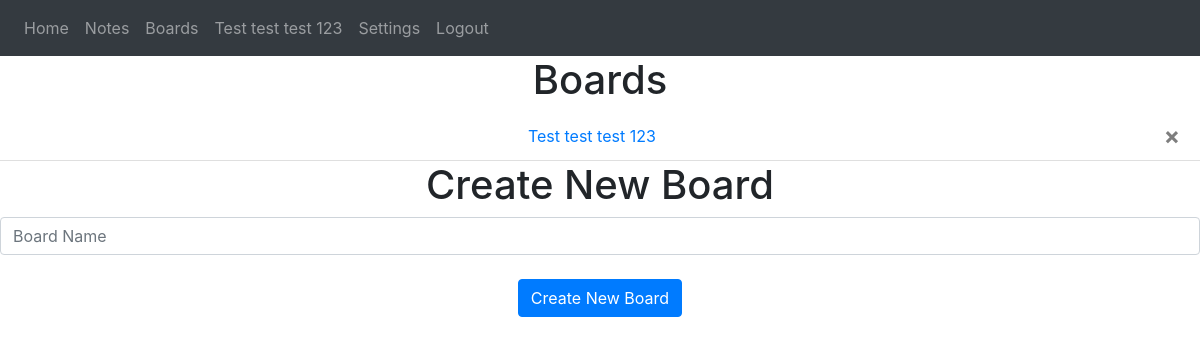
The app's page /boards (signed in), older data.
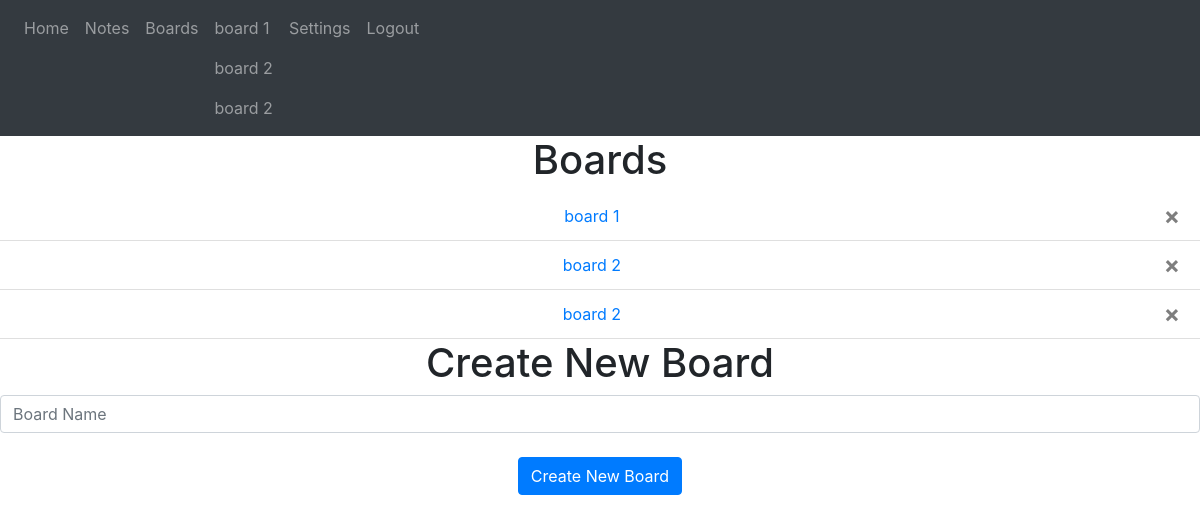
The same page, newer data.
### website/models.py (models this page shows)
class Board(db.Model):
    id = db.Column(db.Integer, primary_key = True)
    name = db.Column(db.String(100))
    date = db.Column(db.DateTime(timezone=True), default=func.now())
    category_num = db.Column(db.Integer)
    categories = db.relationship('Category')
    tasks = db.relationship('Task')
    user_id = db.Column(db.Integer, db.ForeignKey('user.id'))

### website/views.py (the view, shortened to what this page needs)
@views.route('/boards',methods = ['GET', 'POST'])
@login_required
def boards():
    return render_template("boards.html", user = current_user)

### website/__init__.py (called while the page is built)
def create_app():
    app = Flask(__name__)
    app.config['SECRET_KEY'] = 'hjshjhdjah kjshkjdhjs'
    app.config['SQLALCHEMY_DATABASE_URI'] = f'sqlite:///{DB_NAME}'
    app.config['SQLALCHEMY_TRACK_MODIFICATIONS'] = False
    db.init_app(app)
    from .views import views
    from .auth import auth
    app.register_blueprint(views, url_prefix='/')
    app.register_blueprint(auth, url_prefix='/')
    from .models import User, Note, Board, Task, Category
    create_database(app)
    login_manager = LoginManager()
    login_manager.login_view = 'auth.login'
    login_manager.init_app(app)
    @login_manager.user_loader
    def load_user(id):
        return User.query.get(int(id))
    return app

### website/templates/boards.html (shortened to what this page needs)
{% extends "base.html" %} {% block title %}Boards{% endblock %}
{% block style%}
<link rel="stylesheet" href="{{ url_for('static', filename = 'boardView.css') }}" />
{% endblock %}
{% block content%}
<h1 align="center">Boards</h1>
<ul align="center" class="list-group list-group-flush" id="boards">
    {% for board in user.boards %}
    <li class="list-group-item", style="word-wrap:break-word;">
      <a href="/boards/{{ board.id }}">{{ board.name }}</a>
        <button type="button" class="close" onClick="showDeleteConfirmation(`deleteBoard({{ board.id }});`, 'board');">
          <span aria-hidden="true">&times;</span>
        </button>
    </li>
    {% endfor %}
</ul>
<h1 align="center">Create New Board</h1>
<form method="POST">
    <input
    type="text"
    id="board_name"
    name="board_name"
    class="form-control"
    placeholder="Board Name">
    <br>
    <div align="center">
      <button type="submit" class="btn btn-primary">Create New Board</button>
    </div>
  </form>
{% endblock %}

### website/templates/base.html (shortened to what this page needs)
<!DOCTYPE html>
<html>
  <head>
    <link
      rel="stylesheet"
      href="https://stackpath.bootstrapcdn.com/bootstrap/4.4.1/css/bootstrap.min.css"
    />
    <link
      rel="stylesheet"
      href="https://stackpath.bootstrapcdn.com/font-awesome/4.7.0/css/font-awesome.min.css"
    />
    <link
      rel="stylesheet"
      href="{{ url_for('static', filename='base.css')}}"
    />
    {% block style %}{% endblock %}
  </head>
  <body>
    <nav class="navbar navbar-expand-lg navbar-dark bg-dark">
      <div class="collapse navbar-collapse" id="navbar">
        <div class="navbar-nav">
          {% if user.is_authenticated %}
          <a class="nav-item nav-link" id="home" href="/">Home</a>
          <a class="nav-item nav-link" id="Notes" href="/notes">Notes</a>
          <a class=" nav-item nav-link" id="Boards" href="/boards">Boards</a>
          <div class="dropdown-list">
            {% for board in user.boards %}
              <a class="nav-item nav-link" href="/boards/{{board.id}}">{{board.name}}</a>
            {% endfor %}
          </div>
          <a class="nav-item nav-link" id="settings" href="/settings">Settings</a>
          <a class="nav-item nav-link" id="logout" href="/logout">Logout</a>
          {% else %}
          <a class="nav-item nav-link" id="home" href="/">Home</a>
          <a class="nav-item nav-link" id="login" href="/login">Login</a>
          <a class="nav-item nav-link" id="signUp" href="/sign-up">Sign Up</a>
          {% endif %}
        </div>
      </div>
    </nav>
    <div id="container">
    {% block content %} {% endblock %}
    </div>
  </body>
</html>

Row changes from the older to the newer data that the page shows:
removed Board: name "Test test test 123"
added Board: name "board 1"
added Board: name "board 2"
added Board: name "board 2"
